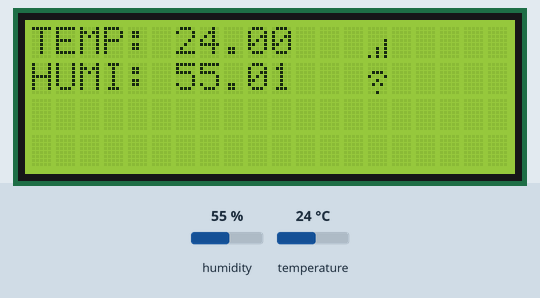
This sketch was run on a simulated Arduino Uno, built with avr-gcc and run on an emulated ATmega328P. On the bench: 20×4 character LCD. Wiring (inferred from the names in the program): HTU21/Si7021 sensor at I2C address 0x40. The inputs (shaded band) are chosen by the test bench; at power-on: humidity 55 %, temperature 24 °C. What the sketch prints to the serial monitor is not drawn.

Above: at 1.2 s.
1.3 s: humidity set to 22 %
At 1.8 s:
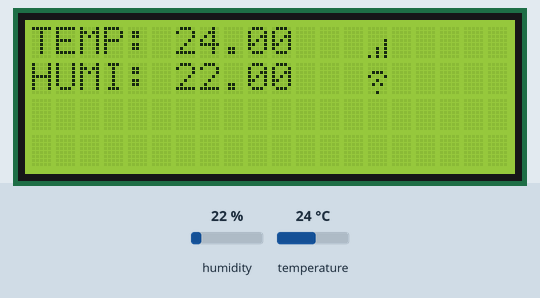
2.9 s: temperature set to 12 °C
At 4.0 s:
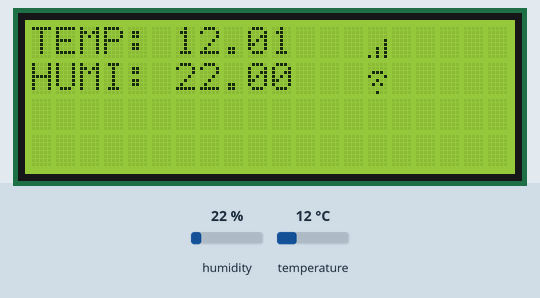
4.5 s: humidity set to 40 %
At 5.0 s:
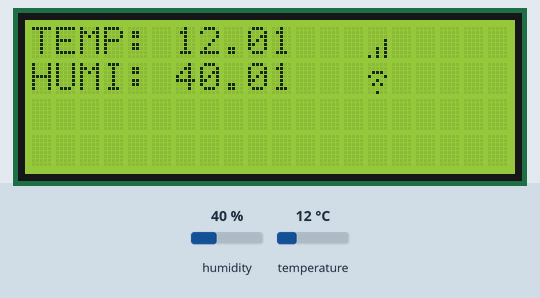
6.1 s: temperature set to 19 °C
At 7.3 s:
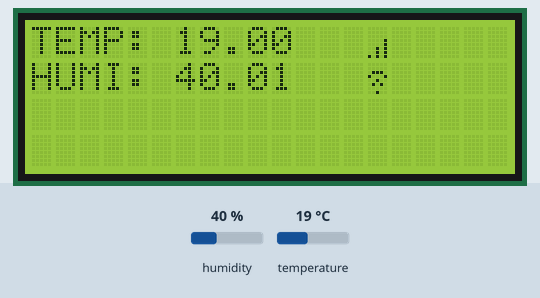
Timing chart, 0 to 9.1 s (numbered marks = the images above; inputs shaded):
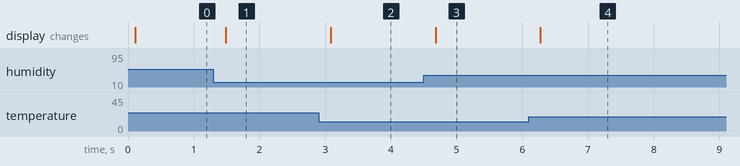

The sketch:

Capteur_temp_humi.ino
```cpp
#include <Wire.h>
#include "i2c.h"
#include <LiquidCrystal_I2C.h>
#include "i2c_SI7021.h"

SI7021 si7021;
LiquidCrystal_I2C lcd(0x27,20,4);

byte newChar1[8]={
  B00000,
  B00000,
  B00000,
  B00001,
  B00001,
  B00101,
  B00101,
  B10101
};
byte newChar2[8]={
  B00000,
  B00000,
  B01110,
  B10001,
  B00100,
  B01010,
  B00000,
  B00100
};

void setup()
{
    Serial.begin(115200);

    Serial.print("Probe SI7021: ");
    if (si7021.initialize()) Serial.println("Sensor found!");
    else
    {
        Serial.println("Sensor missing");
        while(1) {};
    }
}

void loop()
{
    static float humi, temp;

    si7021.getHumidity(humi);
    si7021.getTemperature(temp);
    si7021.triggerMeasurement();

    Serial.print("TEMP: ");
    Serial.print(temp);
    Serial.print(" HUMI: ");
    Serial.print(humi);
    Serial.println("");

  lcd.init();                // initialize the lcd
  // Print a message to the LCD.
  lcd.backlight();
  lcd.setCursor(0,0);
  lcd.print("TEMP:");
  lcd.setCursor(6,0);
  lcd.print(temp);
  lcd.setCursor(0,1);
  lcd.print("HUMI:");
  lcd.setCursor(6,1);
  lcd.print(humi);

  //Wire.begin();
  //lcd.init();
  lcd.createChar(0,newChar1);
  lcd.setCursor(14,0);
// need to re-position after createChar
  lcd.write(0);

  lcd.createChar(1,newChar2);
  lcd.setCursor(14,1);
// need to re-position after createChar
  lcd.write(1);
}

/**<

Program size:
A1.0.5: 6896b
A1.5.7: 6590b
A1.6.3: 6484b / 499b
 */
```

Measured:
- after the input at 1.3 s, the display: changes after 0.19 s (image 1)
- after the input at 2.9 s, the display: changes after 0.18 s (image 2)
- after the input at 4.5 s, the display: changes after 0.18 s (image 3)
- after the input at 6.1 s, the display: changes after 0.17 s (image 4)
